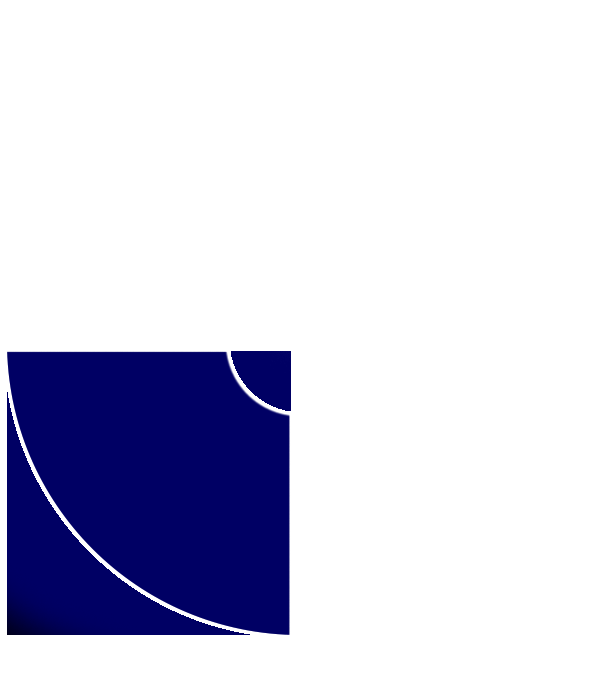
#> input picture src/resources/Images/blue.png, 600 x 683 px, given in place of the camera
$ python scratch.py
#> lines starting #> are read from the running program, lines starting #| are printed output that depends on the picture; after the words box and inside, x2 and y2 are one past the last pixel; in counts of white or black regions, pixels touching at a corner belong together
import cv2
import numpy as np


def nothing(x):
    pass


# Declare screen and cv dimensions
wCam, hCam = 640, 480

# Margin for better interactions with hand tracking module
frame_margin = 70

# Configure the camera and its dimensions
cap = cv2.VideoCapture(0)
cap.set(3, wCam)
cap.set(4, hCam)

# Create a window
cv2.namedWindow('image')

# Create trackbars for color change
# Hue is from 0-179 for Opencv
cv2.createTrackbar('HMin', 'image', 0, 179, nothing)
#> slider 'HMin' is set to 35
cv2.createTrackbar('SMin', 'image', 0, 255, nothing)
#> slider 'SMin' is set to 51
cv2.createTrackbar('VMin', 'image', 0, 255, nothing)
#> slider 'VMin' is set to 51
cv2.createTrackbar('HMax', 'image', 0, 179, nothing)
#> slider 'HMax' is set to 179
cv2.createTrackbar('SMax', 'image', 0, 255, nothing)
#> slider 'SMax' is set to 255
cv2.createTrackbar('VMax', 'image', 0, 255, nothing)
#> slider 'VMax' is set to 255

# Set default value for Max HSV trackbars
cv2.setTrackbarPos('HMax', 'image', 179)
cv2.setTrackbarPos('SMax', 'image', 255)
cv2.setTrackbarPos('VMax', 'image', 255)

# Initialize HSV min/max values
hMin = sMin = vMin = hMax = sMax = vMax = 0
phMin = psMin = pvMin = phMax = psMax = pvMax = 0

while (1):
    # Get current positions of all trackbars
    hMin = cv2.getTrackbarPos('HMin', 'image')
    sMin = cv2.getTrackbarPos('SMin', 'image')
    vMin = cv2.getTrackbarPos('VMin', 'image')
    hMax = cv2.getTrackbarPos('HMax', 'image')
    sMax = cv2.getTrackbarPos('SMax', 'image')
    vMax = cv2.getTrackbarPos('VMax', 'image')

    # Set minimum and maximum HSV values to display
    lower = np.array([hMin, sMin, vMin])
    upper = np.array([hMax, sMax, vMax])

    success, image = cap.read()
#> image is the input picture: shape (683, 600, 3); mean B, G, R 225.3, 206.4, 206.4

    # Convert to HSV format and color threshold
    hsv = cv2.cvtColor(image, cv2.COLOR_BGR2HSV)
#> hsv: shape (683, 600, 3); mean H, S, V 23.1, 48.5, 225.3
    mask = cv2.inRange(hsv, lower, upper)
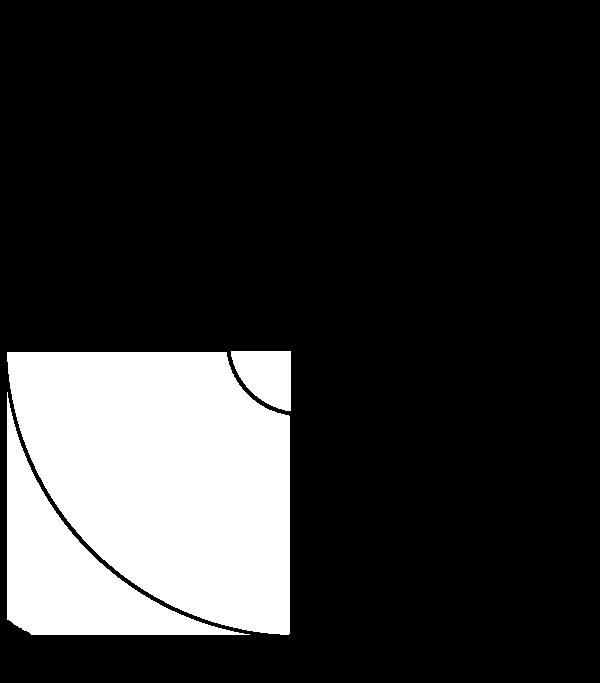
#> mask: shape (683, 600); 19% white; 3 white regions, box (x1, y1, x2, y2) and area: (7, 352, 290, 635) 58834, (7, 392, 250, 635) 16558, (231, 351, 291, 411) 2656
    result = cv2.bitwise_and(image, image, mask=mask)
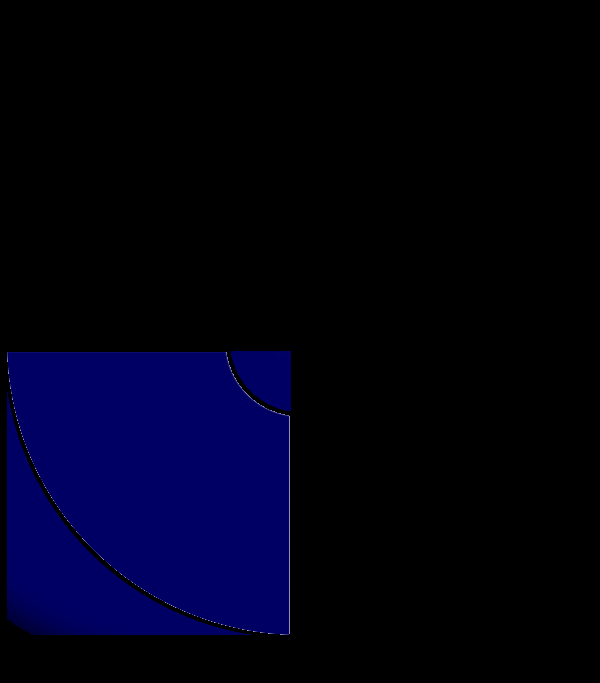
#> result: shape (683, 600, 3); mean B, G, R 19, 0.2, 0.2

    # Print if there is a change in HSV value
    if ((phMin != hMin) | (psMin != sMin) | (pvMin != vMin) | (phMax != hMax) | (psMax != sMax) | (pvMax != vMax)):
        print("(hMin = %d , sMin = %d, vMin = %d), (hMax = %d , sMax = %d, vMax = %d)" % (
        hMin, sMin, vMin, hMax, sMax, vMax))
        phMin = hMin
        psMin = sMin
        pvMin = vMin
        phMax = hMax
        psMax = sMax
        pvMax = vMax

    # Display result image
    cv2.imshow('image', result)
    if cv2.waitKey(10) & 0xFF == ord('q'):
#> (key q is pressed here)
        break

cv2.destroyAllWindows()

$ run again, on src/resources/Images/green.png
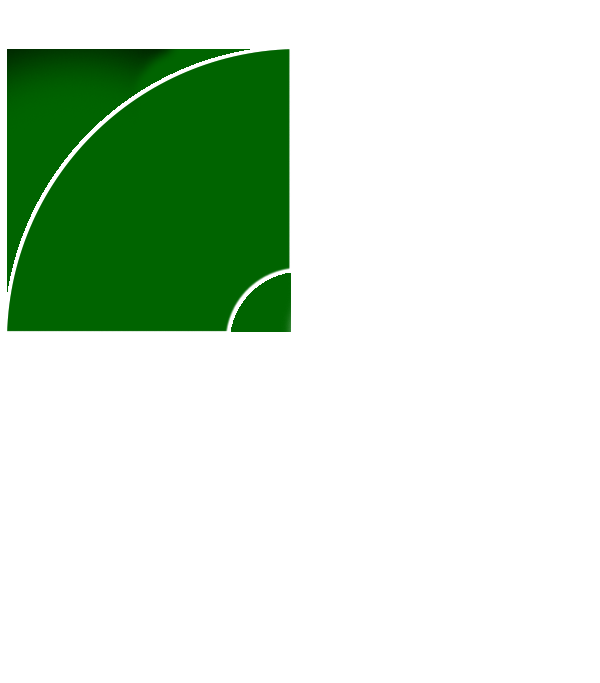
#> input picture src/resources/Images/green.png, 600 x 683 px, given in place of the camera
#> image is the input picture: shape (683, 600, 3); mean B, G, R 206.6, 225.2, 206.6
#> hsv: shape (683, 600, 3); mean H, S, V 11.5, 48.3, 225.2
#> `mask = cv2.inRange(hsv, lower, upper)`:
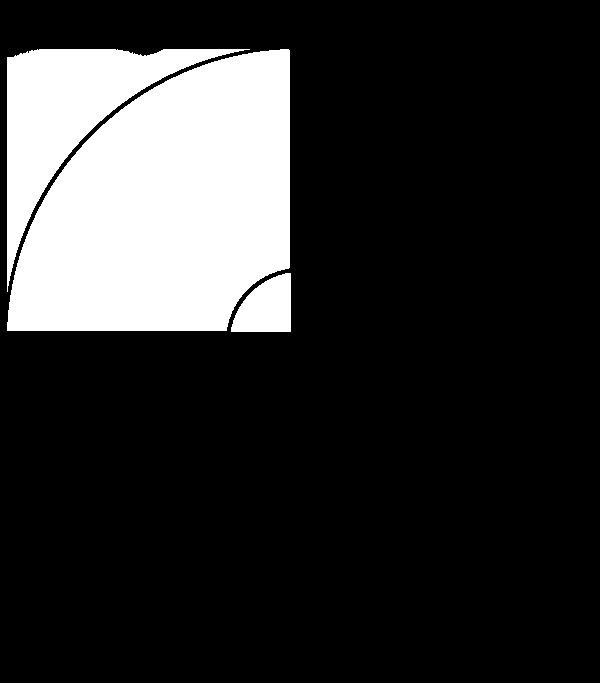
#> mask: shape (683, 600); 18.9% white; 3 white regions, box (x1, y1, x2, y2) and area: (7, 49, 290, 331) 58612, (7, 49, 250, 292) 16439, (231, 273, 291, 332) 2596
#> `result = cv2.bitwise_and(image, image, mask=mask)`:
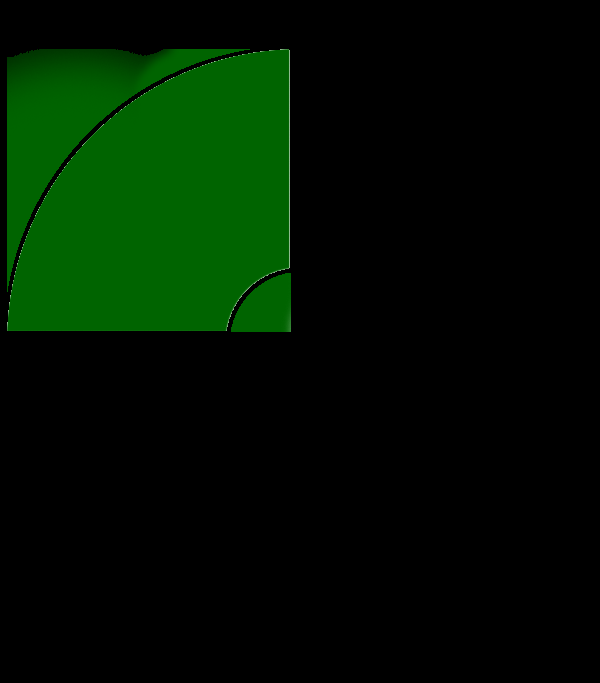
#> result: shape (683, 600, 3); mean B, G, R 0.2, 18.7, 0.2

$ run again, on src/resources/Images/green_light.png
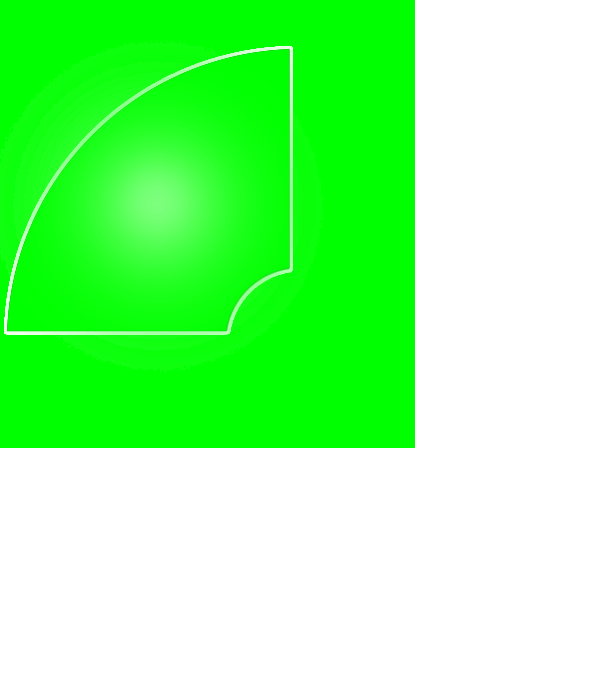
#> input picture src/resources/Images/green_light.png, 600 x 683 px, given in place of the camera
#> image is the input picture: shape (683, 600, 3); mean B, G, R 146.4, 254.9, 146.4
#> hsv: shape (683, 600, 3); mean H, S, V 27.2, 108.6, 254.9
#> `mask = cv2.inRange(hsv, lower, upper)`:
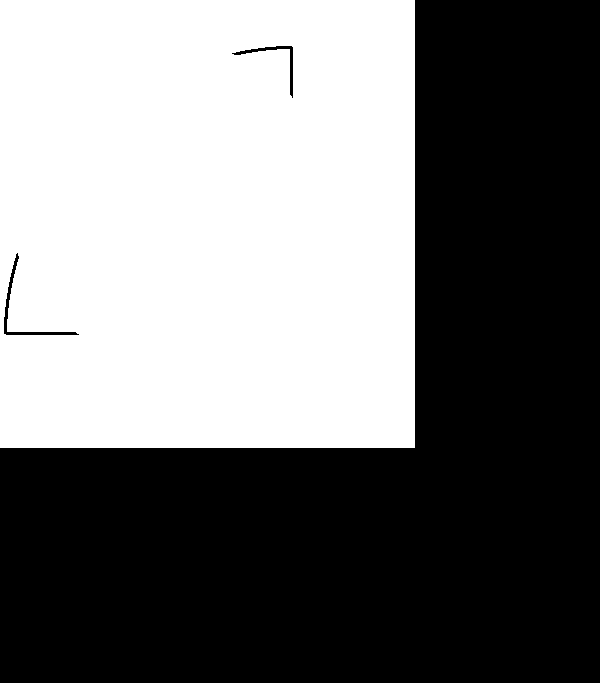
#> mask: shape (683, 600); 45.2% white; 1 white region, box (x1, y1, x2, y2) and area: (0, 0, 415, 448) 185133
#> `result = cv2.bitwise_and(image, image, mask=mask)`:
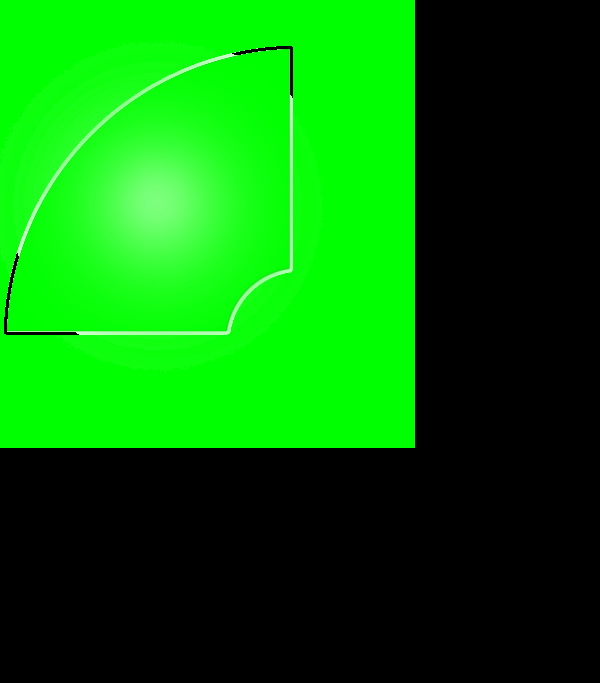
#> result: shape (683, 600, 3); mean B, G, R 6.6, 115.1, 6.6
